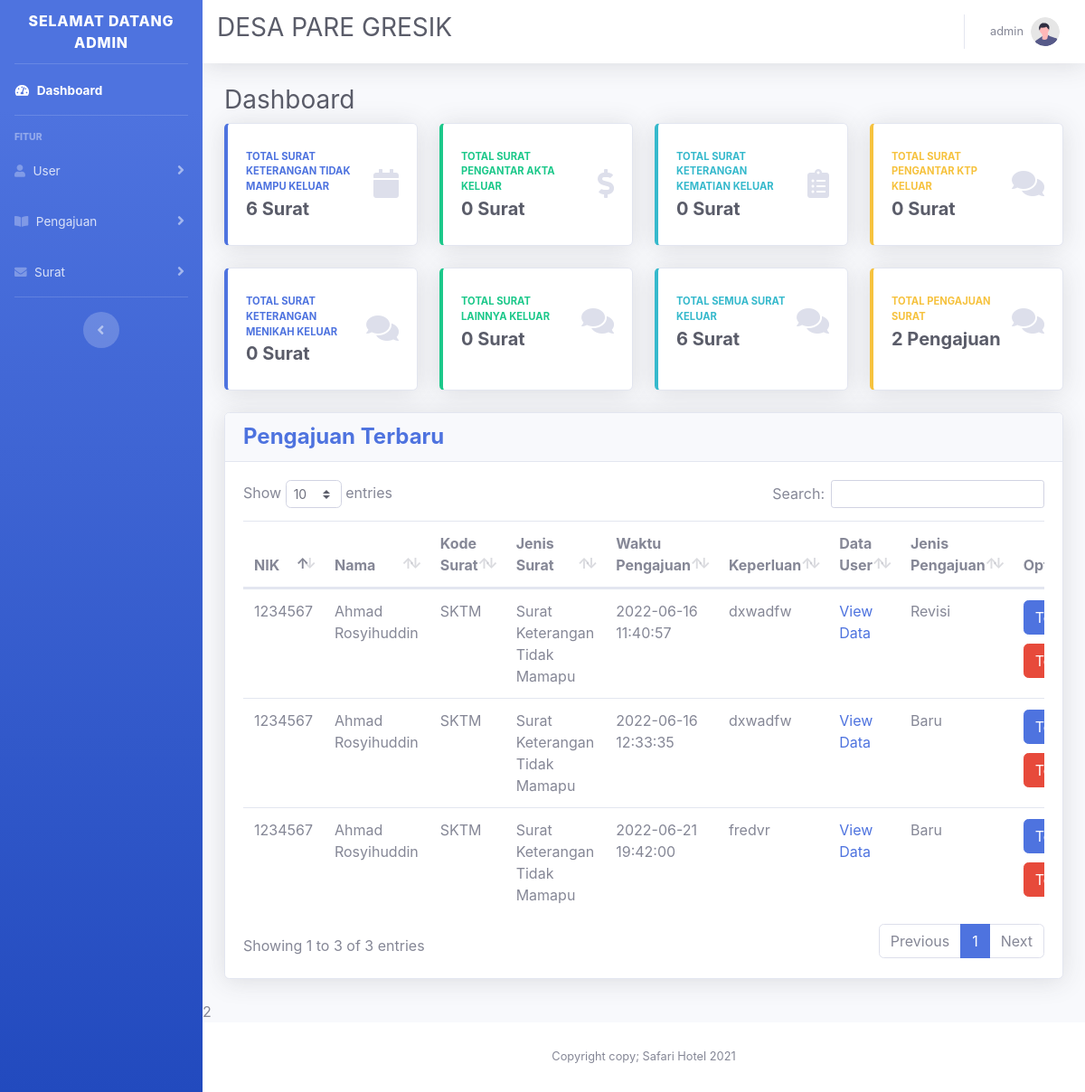
Page /admin/page_admin.php (signed in) on the committed database.
### tables this page shows
CREATE TABLE `tb_user` (
  `nik` varchar(100) NOT NULL,
  `username` varchar(100) DEFAULT NULL,
  `password` varchar(100) NOT NULL,
  `nama_user` varchar(100) NOT NULL,
  `rt` char(10) DEFAULT NULL,
  `rw` char(10) DEFAULT NULL,
  `role_user` enum('Warga','Admin') NOT NULL
);

CREATE TABLE `tb_surat` (
  `kode_surat` char(5) NOT NULL,
  `jenis_surat` varchar(50) NOT NULL,
  `surat_keluar` int(11) NOT NULL
);

CREATE TABLE `tb_pengajuan` (
  `id_pengajuan` int(11) NOT NULL,
  `nik` varchar(100) DEFAULT NULL,
  `kode_surat` varchar(5) DEFAULT NULL,
  `tgl_pengajuan` datetime DEFAULT NULL,
  `keperluan` varchar(200) DEFAULT NULL,
  `jenis_pengajuan` varchar(50) DEFAULT NULL,
  `status_pengajuan` varchar(100) DEFAULT NULL
);

### db/dashboard.php (the view)
<?php
include "../connect/koneksi.php";
$tb_pengajuan = mysqli_query($koneksi, "SELECT * FROM tb_user INNER JOIN tb_pengajuan USING(nik) INNER JOIN tb_surat USING(kode_surat)");
while ($row = mysqli_fetch_assoc($tb_pengajuan)) :
    if ($row["status_pengajuan"] == "Menunggu" || $row['jenis_pengajuan'] == 'Revisi') { ?>
        <tr>
            <td><?= $row["nik"] ?></td>
            <td><?= $row["nama_user"] ?></td>
            <td><?= $row["kode_surat"] ?></td>
            <td><?= $row["jenis_surat"] ?></td>
            <td><?= $row["tgl_pengajuan"] ?></td>
            <td><?= $row["keperluan"] ?></td>
            <?php
            if ($row["kode_surat"] == "SKTM") { ?>
                <td>
                    <a href="../data_input/data_sktm.php?id_pengajuan=<?= $row['id_pengajuan'] ?>">View Data</a>
                </td>
            <?php } elseif ($row["kode_surat"] == "SKK") { ?>
                <td>
                    <a href="../data_input/data_skk.php?id_pengajuan=<?= $row['id_pengajuan'] ?>">View Data</a>
                </td>
            <?php } elseif ($row["kode_surat"] == "SKM") { ?>
                <td>
                    <a href="../data_input/data_skm.php?id_pengajuan=<?= $row['id_pengajuan'] ?>">View Data</a>
                </td>
            <?php } elseif ($row["kode_surat"] == "SL") { ?>
                <td>
                    <a href="../data_input/data_sl.php?id_pengajuan=<?= $row['id_pengajuan'] ?>">View Data</a>
                </td>
            <?php } elseif ($row["kode_surat"] == "SPA") { ?>
                <td>
                    <a href="../data_input/data_spa.php?id_pengajuan=<?= $row['id_pengajuan'] ?>">View Data</a>
                </td>
            <?php } elseif ($row["kode_surat"] == "SPK") { ?>
                <td>
                    <a href="../data_input/data_spk.php?id_pengajuan=<?= $row['id_pengajuan'] ?>">View Data</a>
                </td>
            <?php } ?>
            <td><?= $row["jenis_pengajuan"] ?></td>
            <td>
                <a href="../update_data/terima_pengajuan.php?id_pengajuan=<?= $row["id_pengajuan"] ?>&kode_surat=<?= $row["kode_surat"] ?>&nik_user=<?= $row["nik"] ?>"><button type="button" class="btn btn-primary" style="margin-bottom: 10px;">Terima</button></a>
                <a href="../update_data/tolak_pengajuan.php?id_pengajuan=<?= $row["id_pengajuan"] ?>&kode_surat=<?= $row["kode_surat"] ?>&nik_user=<?= $row["nik"] ?>"><button type="button" class="btn btn-danger">Tolak</button></a>
            </td>
        </tr>
<?php
    }
endwhile;
?>

### admin/page_admin.php (shortened to what this page needs)
<?php
include "../connect/koneksi.php";
$username = $_SESSION["username"];
$tb_user = mysqli_fetch_assoc(mysqli_query($koneksi, "SELECT * FROM tb_user where username='$username'"));
?>
<!DOCTYPE html>
<html lang="en">
<head>
    <link href="../css/sb-admin-2.min.css" rel="stylesheet">
    <link href="../vendor/fontawesome-free/css/all.min.css" rel="stylesheet" type="text/css">
    <link href="../vendor/datatables/dataTables.bootstrap4.min.css" rel="stylesheet">
</head>
<body>
    <?php include "../desain/sidebar_admin.php"; ?>
    <?php include "../desain/navbar_admin.php"; ?>
    <?php
    $total_sktm = mysqli_fetch_assoc(mysqli_query($koneksi, "SELECT tb_surat.surat_keluar FROM tb_surat where kode_surat='SKTM'"));
    $total_spa = mysqli_fetch_assoc(mysqli_query($koneksi, "SELECT tb_surat.surat_keluar FROM tb_surat where kode_surat='SPA'"));
    $total_skk = mysqli_fetch_assoc(mysqli_query($koneksi, "SELECT tb_surat.surat_keluar FROM tb_surat where kode_surat='SKK'"));
    $total_spk = mysqli_fetch_assoc(mysqli_query($koneksi, "SELECT tb_surat.surat_keluar FROM tb_surat where kode_surat='SPK'"));
    $total_skm = mysqli_fetch_assoc(mysqli_query($koneksi, "SELECT tb_surat.surat_keluar FROM tb_surat where kode_surat='SKM'"));
    $total_sl = mysqli_fetch_assoc(mysqli_query($koneksi, "SELECT tb_surat.surat_keluar FROM tb_surat where kode_surat='SL'"));
    $total_surat = $total_sktm["surat_keluar"] + $total_spa["surat_keluar"] + $total_skk["surat_keluar"] + $total_spk["surat_keluar"] + $total_skm["surat_keluar"] + $total_sl["surat_keluar"];
    $total_pengajuan = mysqli_fetch_assoc(mysqli_query($koneksi, "SELECT COUNT(tb_pengajuan.status_pengajuan) AS total FROM tb_pengajuan where tb_pengajuan.status_pengajuan='Menunggu'"));
    ?>
    <div class="container-fluid">
        <h1 class="h3 mb-2 text-gray-800">Dashboard</h1>
        <div class="row">
            <div class="col-xl-3 col-md-6 mb-4">
                <div class="card border-left-primary shadow h-100 py-2">
                    <div class="card-body">
                        <div class="row no-gutters align-items-center">
                            <div class="col mr-2">
                                <div class="text-xs font-weight-bold text-primary text-uppercase mb-1">Total SURAT KETERANGAN TIDAK MAMPU KELUAR</div>
                                <div class="h5 mb-0 font-weight-bold text-gray-800"><?= $total_sktm["surat_keluar"] ?> Surat</div>
                            </div>
                            <div class="col-auto">
                                <i class="fas fa-calendar fa-2x text-gray-300"></i>
                            </div>
                        </div>
                    </div>
                </div>
            </div>
            <div class="col-xl-3 col-md-6 mb-4">
                <div class="card border-left-success shadow h-100 py-2">
                    <div class="card-body">
                        <div class="row no-gutters align-items-center">
                            <div class="col mr-2">
                                <div class="text-xs font-weight-bold text-success text-uppercase mb-1">TOTAL SURAT PENGANTAR AKTA KELUAR</div>
                                <div class="h5 mb-0 font-weight-bold text-gray-800"><?= $total_spa["surat_keluar"] ?> Surat</div>
                            </div>
                            <div class="col-auto">
                                <i class="fas fa-dollar-sign fa-2x text-gray-300"></i>
                            </div>
                        </div>
                    </div>
                </div>
            </div>
            <div class="col-xl-3 col-md-6 mb-4">
                <div class="card border-left-info shadow h-100 py-2">
                    <div class="card-body">
                        <div class="row no-gutters align-items-center">
                            <div class="col mr-2">
                                <div class="text-xs font-weight-bold text-info text-uppercase mb-1">TOTAL SURAT KETERANGAN KEMATIAN KELUAR</div>
                                <div class="row no-gutters align-items-center">
                                    <div class="col-auto">
                                        <div class="h5 mb-0 font-weight-bold text-gray-800"><?= $total_skk["surat_keluar"] ?> Surat</div>
                                    </div>
                                </div>
                            </div>
                            <div class="col-auto">
                                <i class="fas fa-clipboard-list fa-2x text-gray-300"></i>
                            </div>
                        </div>
                    </div>
                </div>
            </div>
            <div class="col-xl-3 col-md-6 mb-4">
                <div class="card border-left-warning shadow h-100 py-2">
                    <div class="card-body">
                        <div class="row no-gutters align-items-center">
                            <div class="col mr-2">
                                <div class="text-xs font-weight-bold text-warning text-uppercase mb-1">TOTAL SURAT PENGANTAR KTP KELUAR</div>
                                <div class="h5 mb-0 font-weight-bold text-gray-800"><?= $total_spk["surat_keluar"] ?> Surat</div>
                            </div>
                            <div class="col-auto">
                                <i class="fas fa-comments fa-2x text-gray-300"></i>
                            </div>
                        </div>
                    </div>
                </div>
            </div>
            <div class="col-xl-3 col-md-6 mb-4">
                <div class="card border-left-primary shadow h-100 py-2">
                    <div class="card-body">
                        <div class="row no-gutters align-items-center">
                            <div class="col mr-2">
                                <div class="text-xs font-weight-bold text-primary text-uppercase mb-1">TOTAL SURAT KETERANGAN MENIKAH KELUAR</div>
                                <div class="h5 mb-0 font-weight-bold text-gray-800"><?= $total_skm["surat_keluar"] ?> Surat</div>
                            </div>
                            <div class="col-auto">
                                <i class="fas fa-comments fa-2x text-gray-300"></i>
                            </div>
                        </div>
                    </div>
                </div>
            </div>
            <div class="col-xl-3 col-md-6 mb-4">
                <div class="card border-left-success shadow h-100 py-2">
                    <div class="card-body">
                        <div class="row no-gutters align-items-center">
                            <div class="col mr-2">
                                <div class="text-xs font-weight-bold text-success text-uppercase mb-1">TOTAL SURAT LAINNYA KELUAR</div>
                                <div class="h5 mb-0 font-weight-bold text-gray-800"><?= $total_sl["surat_keluar"] ?> Surat</div>
                            </div>
                            <div class="col-auto">
                                <i class="fas fa-comments fa-2x text-gray-300"></i>
                            </div>
                        </div>
                    </div>
                </div>
            </div>
            <div class="col-xl-3 col-md-6 mb-4">
                <div class="card border-left-info shadow h-100 py-2">
                    <div class="card-body">
                        <div class="row no-gutters align-items-center">
                            <div class="col mr-2">
                                <div class="text-xs font-weight-bold text-info text-uppercase mb-1">TOTAL SEMUA SURAT KELUAR</div>
                                <div class="h5 mb-0 font-weight-bold text-gray-800"><?= $total_surat ?> Surat</div>
                            </div>
                            <div class="col-auto">
                                <i class="fas fa-comments fa-2x text-gray-300"></i>
                            </div>
                        </div>
                    </div>
                </div>
            </div>
            <div class="col-xl-3 col-md-6 mb-4">
                <div class="card border-left-warning shadow h-100 py-2">
                    <div class="card-body">
                        <div class="row no-gutters align-items-center">
                            <div class="col mr-2">
                                <div class="text-xs font-weight-bold text-warning text-uppercase mb-1">TOTAL PENGAJUAN SURAT</div>
                                <div class="h5 mb-0 font-weight-bold text-gray-800"><?= $total_pengajuan["total"] ?> Pengajuan</div>
                            </div>
                            <div class="col-auto">
                                <i class="fas fa-comments fa-2x text-gray-300"></i>
                            </div>
                        </div>
                    </div>
                </div>
            </div>
        </div>
    </div>
    <div class="container-fluid">
        <div class="card shadow mb-4">
            <div class="card-header">
                <div class="d-sm-flex align-items-center justify-content-between">
                    <h4 class="m-0 font-weight-bold text-primary">Pengajuan Terbaru</h4>
                </div>
            </div>
            <div class="card-body">
                <div class="table-responsive">
                    <table class="table table-hover" id="dataTable" width="100%" cellspacing="0">
                        <thead>
                            <tr>
                                <th>NIK</th>
                                <th>Nama</th>
                                <th>Kode Surat</th>
                                <th>Jenis Surat</th>
                                <th>Waktu Pengajuan</th>
                                <th>Keperluan</th>
                                <th>Data User</th>
                                <th>Jenis Pengajuan</th>
                                <th>Option</th>
                            </tr>
                        </thead>
                        <tbody>
                            <?php
                            include "../db/dashboard.php"
                            ?>
                        </tbody>
                    </table>
                </div>
            </div>
        </div>
    </div>2
    <footer class="sticky-footer bg-white">
        <div class="container my-auto">
            <div class="copyright text-center my-auto">
                <span>Copyright copy; Safari Hotel 2021</span>
            </div>
        </div>
    </footer>
</body>
</html>

### desain/sidebar_admin.php (shortened to what this page needs)
<div id="wrapper">
    <ul class="navbar-nav bg-gradient-primary sidebar sidebar-dark accordion" id="accordionSidebar">
        <a class="sidebar-brand d-flex align-items-center justify-content-center">
            <div>Selamat Datang <?= $tb_user["nama_user"] ?></div>
        </a>
        <hr class="sidebar-divider my-0">
        <li class="nav-item active">
            <a class="nav-link" href="../admin/page_admin.php">
                <i class="fas fa-fw fa-tachometer-alt"></i>
                <span>Dashboard</span></a>
        </li>
        <hr class="sidebar-divider">
        <div class="sidebar-heading">Fitur</div>
        <li class="nav-item">
            <a class="nav-link collapsed" href="#" data-toggle="collapse" data-target="#userMenu" aria-expanded="true" aria-controls="userMenu">
                <i class="fas fa-user"></i>
                <span>User</span>
            </a>
        </li>
        <li class="nav-item">
            <a class="nav-link collapsed" href="#" data-toggle="collapse" data-target="#reservasi" aria-expanded="true" aria-controls="reservasi">
                <i class="fas fa-book-open"></i>
                <span>Pengajuan</span>
            </a>
        </li>
        <li class="nav-item">
            <a class="nav-link collapsed" href="#" data-toggle="collapse" data-target="#surat" aria-expanded="true" aria-controls="surat">
                <i class="fas fa-envelope"></i>
                <span>Surat</span>
            </a>
        </li>
        <hr class="sidebar-divider d-none d-md-block">
        <div class="text-center d-none d-md-inline">
            <button class="rounded-circle border-0" id="sidebarToggle"></button>
        </div>
    </ul>

### desain/navbar_admin.php (shortened to what this page needs)
<div id="content-wrapper" class="d-flex flex-column">
    <div id="content">
        <nav class="navbar navbar-expand navbar-light bg-white topbar mb-4 static-top shadow">
            <h1 class="h3 mb-2 text-gray-800">DESA PARE GRESIK</h1>
            <ul class="navbar-nav ml-auto">
                <li class="nav-item dropdown no-arrow">
                    <a class="nav-link dropdown-toggle" href="#" id="userDropdown" role="button" data-toggle="dropdown" aria-haspopup="true" aria-expanded="false">
                        <span class="mr-2 d-none d-lg-inline text-gray-600 small"><?= $tb_user["nik"] ?></span>
                        <img class="img-profile rounded-circle" src="../img/undraw_profile.svg">
                    </a>
                </li>
            </ul>
        </nav>

### rows in the picture
tb_user: nama_user "ADMIN", nik "admin"
tb_surat: surat_keluar "6"
tb_surat: surat_keluar "0"
tb_pengajuan: nik.nik "1234567", nik.nama_user "Ahmad Rosyihuddin", kode_surat "SKTM", kode_surat.jenis_surat "Surat Keterangan Tidak Mamapu", tgl_pengajuan "2022-06-16 11:40:57", keperluan "dxwadfw", jenis_pengajuan "Revisi"
tb_pengajuan: nik.nik "1234567", nik.nama_user "Ahmad Rosyihuddin", kode_surat "SKTM", kode_surat.jenis_surat "Surat Keterangan Tidak Mamapu", tgl_pengajuan "2022-06-16 12:33:35", keperluan "dxwadfw", jenis_pengajuan "Baru"
tb_pengajuan: nik.nik "1234567", nik.nama_user "Ahmad Rosyihuddin", kode_surat "SKTM", kode_surat.jenis_surat "Surat Keterangan Tidak Mamapu", tgl_pengajuan "2022-06-21 19:42:00", keperluan "fredvr", jenis_pengajuan "Baru"

### other values in the picture
$total_pengajuan["total"] "2"
